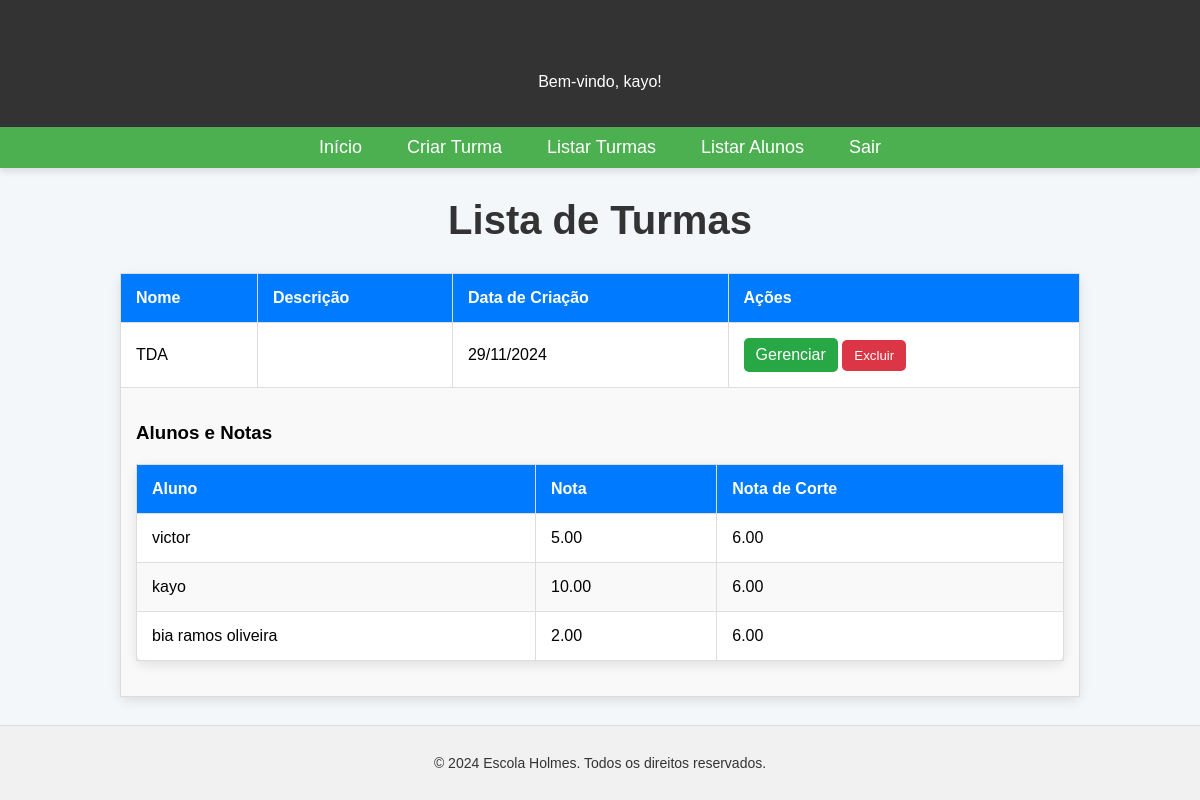
Page /professor/lista_turmas.php (signed in) on the committed database.
### tables this page shows
CREATE TABLE `turmas` (
  `id` int(11) NOT NULL,
  `nome` varchar(255) NOT NULL,
  `descricao` text DEFAULT NULL,
  `data_criacao` timestamp NOT NULL DEFAULT current_timestamp(),
  `nota_corte` decimal(5,2) DEFAULT NULL
);

CREATE TABLE `alunos_turmas` (
  `id` int(11) NOT NULL,
  `id_aluno` int(11) NOT NULL,
  `id_turma` int(11) NOT NULL,
  `nota_corte` decimal(5,2) NOT NULL,
  `nota` decimal(5,2) DEFAULT NULL
);

CREATE TABLE `alunos` (
  `id` int(11) NOT NULL,
  `username` varchar(255) NOT NULL,
  `email` varchar(255) NOT NULL,
  `password_hash` varchar(255) NOT NULL,
  `curso` varchar(255) NOT NULL,
  `tipo` enum('aluno','professor','admin') DEFAULT 'aluno',
  `created_at` timestamp NOT NULL DEFAULT current_timestamp(),
  `idade` int(11) DEFAULT NULL,
  `localidade` varchar(255) DEFAULT NULL
);

### professor/lista_turmas.php (the view, shortened to what this page needs)
<?php
include_once("../includes/config.inc.php");
$sql = "SELECT id, nome, descricao, data_criacao FROM turmas";
$result = $conexao->query($sql);
?>
<!DOCTYPE html>
<html lang="pt-BR">
<head>
</head>
<body>
<?php
include("templates/topo.php");
include("templates/menu.php");
?>
<div class="container">
    <h1>Lista de Turmas</h1>
    <div class="card">
        <table>
            <thead>
                <tr>
                    <th>Nome</th>
                    <th>Descrição</th>
                    <th>Data de Criação</th>
                    <th>Ações</th>
                </tr>
            </thead>
            <tbody>
                <?php while ($turma = $result->fetch_assoc()) { ?>
                <tr>
                    <td><?php echo htmlspecialchars($turma['nome']); ?></td>
                    <td><?php echo htmlspecialchars($turma['descricao']); ?></td>
                    <td><?php echo htmlspecialchars(date("d/m/Y", strtotime($turma['data_criacao']))); ?></td>
                    <td class="actions">
                        <a href="gerenciar_turma.php?id_turma=<?php echo $turma['id']; ?>" class="btn btn-manage">Gerenciar</a>
                        <form method="POST" style="display:inline;">
                            <button type="submit" name="excluir_turma" value="<?php echo $turma['id']; ?>" class="btn btn-delete" onclick="return confirm('Deseja realmente excluir esta turma?')">Excluir</button>
                        </form>
                    </td>
                </tr>
                <tr>
                    <td colspan="4">
                        <h3>Alunos e Notas</h3>
                        <table>
                            <thead>
                                <tr>
                                    <th>Aluno</th>
                                    <th>Nota</th>
                                    <th>Nota de Corte</th>
                                </tr>
                            </thead>
                            <tbody>
                                <?php
                                $sql_alunos = "SELECT a.username, at.nota, at.nota_corte
                                               FROM alunos_turmas at
                                               JOIN alunos a ON at.id_aluno = a.id
                                               WHERE at.id_turma = ?";
                                $stmt_alunos = $conexao->prepare($sql_alunos);
                                $stmt_alunos->bind_param("i", $turma['id']);
                                $stmt_alunos->execute();
                                $result_alunos = $stmt_alunos->get_result();
                                while ($aluno = $result_alunos->fetch_assoc()) {
                                    echo "<tr>";
                                    echo "<td>" . htmlspecialchars($aluno['username']) . "</td>";
                                    echo "<td>" . htmlspecialchars($aluno['nota']) . "</td>";
                                    echo "<td>" . htmlspecialchars($aluno['nota_corte']) . "</td>";
                                    echo "</tr>";
                                }
                                ?>
                            </tbody>
                        </table>
                    </td>
                </tr>
                <?php } ?>
            </tbody>
        </table>
    </div>
</div>
<?php include("templates/rodape.php"); ?>
</body>
</html>

### professor/templates/topo.php (shortened to what this page needs)
<header>
    <div class="logo">
        <h1>Escola Holmes</h1>
    </div>
    <div class="user-info">
        <p>Bem-vindo, <?php echo $_SESSION['username']; ?>!</p>
    </div>
</header>

### professor/templates/menu.php (shortened to what this page needs)
<nav>
    <ul>
        <li><a href="index.php">Início</a></li>
        <li><a href="criar_turma.php">Criar Turma</a></li>
        <li><a href="lista_turmas.php">Listar Turmas</a></li>
        <li><a href="lista_alunos.php">Listar Alunos</a></li>
        <li><a href="../index.php">Sair</a></li>
    </ul>
</nav>

### professor/templates/rodape.php (shortened to what this page needs)
<footer>
    <p>&copy; <?php echo date('Y'); ?> Escola Holmes. Todos os direitos reservados.</p>
</footer>

### professor/lista_turmas.php (style rules this page uses)
body { font-family: 'Arial', sans-serif; background-color: #f4f7fa; margin: 0; padding: 0; }
.container { width: 80%; margin: 30px auto; text-align: center; }
h1 { font-size: 2.5rem; margin-bottom: 30px; color: #333; }
table { width: 100%; border-collapse: collapse; margin: 20px 0; background-color: #fff; border-radius: 8px; box-shadow: 0 4px 12px rgba(0, 0, 0, 0.1); }
th, td { padding: 15px; text-align: left; border: 1px solid #ddd; }
th { background-color: #007bff; color: white; }
tr:nth-child(even) { background-color: #f9f9f9; }
.btn { padding: 8px 12px; border-radius: 5px; cursor: pointer; text-decoration: none; color: #fff; display: inline-block; text-align: center; transition: background-color 0.3s ease; }
.btn-manage { background-color: #28a745; }
.btn-delete { background-color: #dc3545; border: none; }

### professor/templates/topo.php (style rules this page uses)
header { background-color: #333; color: white; padding: 20px; text-align: center; position: relative; overflow: hidden; animation: slideDown 0.5s ease; }
header h1 { margin: 0; font-size: 32px; font-family: Arial, sans-serif; }
header .user-info { margin-top: 10px; font-size: 16px; }

### professor/templates/menu.php (style rules this page uses)
nav { background-color: #4CAF50; padding: 10px 0; text-align: center; box-shadow: 0 4px 6px rgba(0, 0, 0, 0.1); }
nav ul { list-style: none; margin: 0; padding: 0; display: flex; justify-content: center; gap: 15px; }
nav ul li { display: inline; }
nav ul li a { color: white; text-decoration: none; font-size: 18px; padding: 10px 15px; transition: background-color 0.3s ease, transform 0.2s ease; border-radius: 5px; }

### professor/templates/rodape.php (style rules this page uses)
footer { background-color: #f1f1f1; color: #333; text-align: center; padding: 15px 0; font-size: 14px; position: fixed; bottom: 0; width: 100%; border-top: 1px solid #ddd; animation: fadeIn 0.5s ease; }

### rows in the picture
turmas: nome "TDA", data_criacao "29/11/2024", $turma['id'] 11 (drawn)
alunos_turmas: id_aluno.username "victor", nota "5.00", nota_corte "6.00"
alunos_turmas: id_aluno.username "kayo", nota "10.00", nota_corte "6.00"
alunos_turmas: id_aluno.username "bia ramos oliveira", nota "2.00", nota_corte "6.00"

### other values in the picture
$_SESSION['username'] "kayo"
